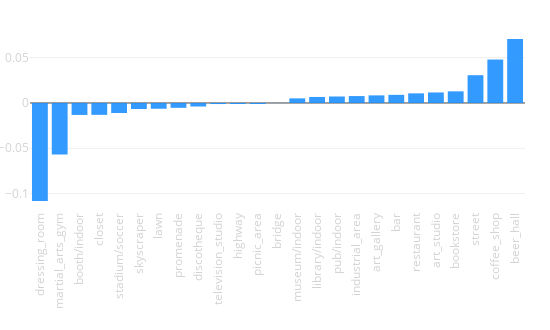

Notebook code cell kept with this figure:
### Code cell
tags_delta(city_data, opposite_city_data)

### Figure 1 — Plotly figure (JSON) as saved in the notebook; plotly's stock layout.template omitted (floating-point values rounded to 4 significant figures)
{"data": [{"marker": {"color": "dodgerblue"}, "opacity": 0.9, "type": "bar", "uid": "e80feecc-3c32-11e9-9057-3c15c2cf2370", "x": ["dressing_room", "martial_arts_gym", "booth/indoor", "closet", "stadium/soccer", "skyscraper", "lawn", "promenade", "discotheque", "television_studio", "highway", "picnic_area", "bridge", "museum/indoor", "library/indoor", "pub/indoor", "industrial_area", "art_gallery", "bar", "restaurant", "art_studio", "bookstore", "street", "coffee_shop", "beer_hall"], "y": [-0.1081, -0.05679, -0.01321, -0.01311, -0.01106, -0.006616, -0.006365, -0.00535, -0.003888, -0.001177, -0.001148, -0.001141, -0.0001408, 0.005073, 0.006644, 0.007158, 0.007619, 0.008402, 0.008983, 0.01061, 0.01161, 0.01284, 0.03065, 0.04794, 0.07058]}], "layout": {"height": 330, "margin": {"b": 120, "l": 30, "r": 25, "t": 30}, "showlegend": false, "width": 550, "xaxis": {"tickangle": -90, "tickfont": {"color": "lightgrey", "size": 11.5}}, "xaxis2": {"tickangle": -90, "tickfont": {"color": "lightgrey", "size": 11.5}}, "yaxis": {"tickfont": {"color": "lightgrey", "size": 11.5}}, "yaxis2": {"tickfont": {"color": "lightgrey", "size": 11.5}}}}
